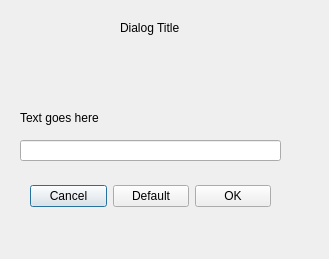
<?xml version="1.0" encoding="UTF-8"?>
<ui version="4.0">
 <class>forcequitDialog</class>
 <widget class="QDialog" name="forcequitDialog">
  <property name="geometry">
   <rect>
    <x>0</x>
    <y>0</y>
    <width>329</width>
    <height>259</height>
   </rect>
  </property>
  <property name="windowTitle">
   <string/>
  </property>
  <widget class="QLineEdit" name="packagename">
   <property name="geometry">
    <rect>
     <x>20</x>
     <y>140</y>
     <width>261</width>
     <height>21</height>
    </rect>
   </property>
   <property name="toolTip">
    <string>This string is passed to Android to start or stop an Application</string>
   </property>
  </widget>
  <widget class="QLabel" name="title">
   <property name="geometry">
    <rect>
     <x>120</x>
     <y>20</y>
     <width>141</width>
     <height>16</height>
    </rect>
   </property>
   <property name="text">
    <string>Dialog Title</string>
   </property>
  </widget>
  <widget class="QLabel" name="explainLabel">
   <property name="geometry">
    <rect>
     <x>20</x>
     <y>110</y>
     <width>231</width>
     <height>16</height>
    </rect>
   </property>
   <property name="text">
    <string>Text goes here</string>
   </property>
  </widget>
  <widget class="QRadioButton" name="spmcButton">
   <property name="geometry">
    <rect>
     <x>90</x>
     <y>480</y>
     <width>57</width>
     <height>20</height>
    </rect>
   </property>
   <property name="toolTip">
    <string>&lt;html&gt;&lt;head/&gt;&lt;body&gt;&lt;p&gt;SPMC media center&lt;/p&gt;&lt;/body&gt;&lt;/html&gt;</string>
   </property>
   <property name="text">
    <string>SPMC</string>
   </property>
  </widget>
  <widget class="QWidget" name="layoutWidget">
   <property name="geometry">
    <rect>
     <x>30</x>
     <y>400</y>
     <width>65</width>
     <height>39</height>
    </rect>
   </property>
   <layout class="QVBoxLayout" name="verticalLayout">
    <item>
     <widget class="QRadioButton" name="kodiButton">
      <property name="toolTip">
       <string>&lt;html&gt;&lt;head/&gt;&lt;body&gt;&lt;p&gt;Kodi media center&lt;/p&gt;&lt;/body&gt;&lt;/html&gt;</string>
      </property>
      <property name="text">
       <string>Kodi</string>
      </property>
      <property name="checked">
       <bool>true</bool>
      </property>
     </widget>
    </item>
    <item>
     <widget class="QRadioButton" name="otherButton">
      <property name="toolTip">
       <string>&lt;html&gt;&lt;head/&gt;&lt;body&gt;&lt;p&gt;Fill in file path and package name&lt;/p&gt;&lt;/body&gt;&lt;/html&gt;</string>
      </property>
      <property name="text">
       <string>Other </string>
      </property>
     </widget>
    </item>
   </layout>
  </widget>
  <widget class="QWidget" name="">
   <property name="geometry">
    <rect>
     <x>30</x>
     <y>180</y>
     <width>241</width>
     <height>32</height>
    </rect>
   </property>
   <layout class="QHBoxLayout" name="horizontalLayout">
    <item>
     <widget class="QPushButton" name="fqcancelButton">
      <property name="toolTip">
       <string>Cancel</string>
      </property>
      <property name="text">
       <string>Cancel</string>
      </property>
     </widget>
    </item>
    <item>
     <widget class="QPushButton" name="pushButton">
      <property name="toolTip">
       <string>&lt;html&gt;&lt;head/&gt;&lt;body&gt;&lt;p&gt;Restore default value&lt;/p&gt;&lt;/body&gt;&lt;/html&gt;</string>
      </property>
      <property name="text">
       <string>Default</string>
      </property>
     </widget>
    </item>
    <item>
     <widget class="QPushButton" name="fqokButton">
      <property name="toolTip">
       <string>Execute command</string>
      </property>
      <property name="text">
       <string>OK</string>
      </property>
     </widget>
    </item>
   </layout>
  </widget>
 </widget>
 <resources/>
 <connections>
  <connection>
   <sender>fqokButton</sender>
   <signal>clicked()</signal>
   <receiver>forcequitDialog</receiver>
   <slot>accept()</slot>
   <hints>
    <hint type="sourcelabel">
     <x>82</x>
     <y>173</y>
    </hint>
    <hint type="destinationlabel">
     <x>132</x>
     <y>118</y>
    </hint>
   </hints>
  </connection>
  <connection>
   <sender>fqcancelButton</sender>
   <signal>clicked()</signal>
   <receiver>forcequitDialog</receiver>
   <slot>reject()</slot>
   <hints>
    <hint type="sourcelabel">
     <x>165</x>
     <y>173</y>
    </hint>
    <hint type="destinationlabel">
     <x>132</x>
     <y>118</y>
    </hint>
   </hints>
  </connection>
 </connections>
</ui>
